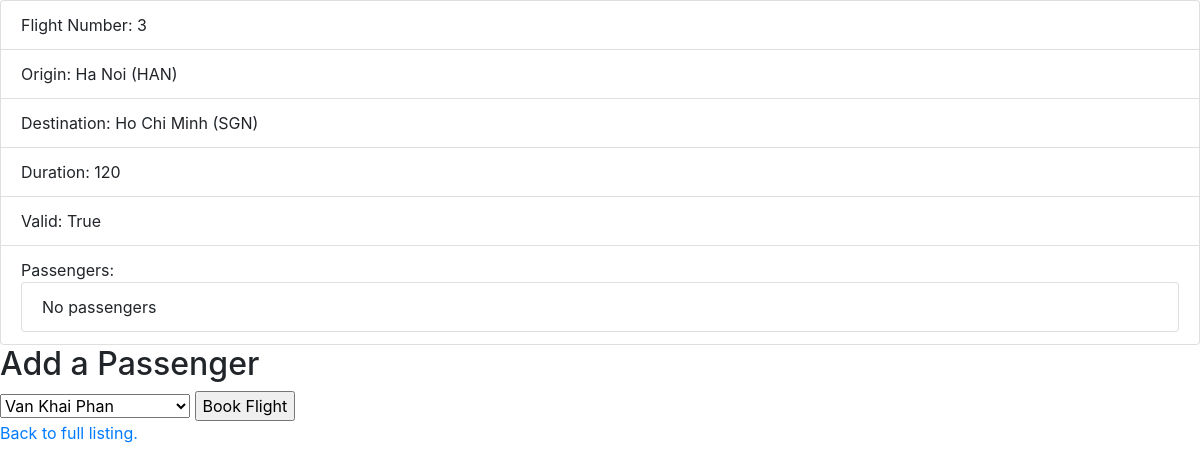
Page /3 on the committed database.
### flights/models.py (models this page shows, shortened)
class Flight(models.Model):
    origin = models.ForeignKey(Airport, on_delete=models.CASCADE, related_name="departures")
    destination = models.ForeignKey(Airport, on_delete=models.CASCADE, related_name="arrivals")
    duration = models.IntegerField()
    def is_valid_flight(self):
        return (self.origin != self.destination) and (self.duration >= 0)

class Airport(models.Model):
    code = models.CharField(max_length=3)
    city = models.CharField(max_length=64)
    def __str__(self):
        return f"{self.city} ({self.code})"

### flights/views.py (the view)
# urls.py: path("<int:flight_id>", views.flight, name="flight"),
def flight(request, flight_id):
    try:
        flight = Flight.objects.get(pk=flight_id)
    except Flight.DoesNotExist:
        raise Http404("Flight does not exist")
    context = {
        "flight": flight,
        "passengers": flight.passengers.all(),
        "non_passengers": Passenger.objects.exclude(flights=flight).all()
    }
    return render(request, "flights/flight.html", context)

### flights/models.py (called while the page is built)
    def __str__(self):
        return f"{self.first} {self.last}"

### flights/templates/flights/flight.html (shortened to what this page needs)
{% extends "flights/base.html" %}
{% block body %}
    <ul class="list-group">
        <li class="list-group-item">Flight Number: {{ flight.id }}</li>
        <li class="list-group-item">Origin: {{ flight.origin }}</li>
        <li class="list-group-item">Destination:  {{ flight.destination }}</li>
        <li class="list-group-item">Duration:  {{ flight.duration }}</li>
        <li class="list-group-item">Valid: {{ flight.is_valid_flight }}</li>
        <li class="list-group-item">
            Passengers:
            <ul class="list-group">
                {% for passenger in passengers %}
                    <li class="list-group-item">{{ passenger }}</li>
                {% empty %}
                    <li class="list-group-item">No passengers</li>
                {% endfor %}
            </ul>
        </li>
    </ul>
    {% if non_passengers %}
        <h2>Add a Passenger</h2>
        <form action="{% url 'book' flight.id %}" method="post">
            <select name="passenger">
                {% for passenger in non_passengers %}
                    <option value="{{ passenger.id }}">{{ passenger }}</option>
                {% endfor %}
            </select>
            <input type="submit" value="Book Flight" />
        </form>
    {% else %}
        <div>No passengers to add.</div>
    {% endif %}
    <a href="{% url 'index' %}">Back to full listing.</a>
{% endblock %}

### flights/static/flights/styles.css (style rules this page uses)
body { font-family: sans-serif; }

### rows in the picture
Flight: id "3", origin "Ha Noi (HAN)", destination "Ho Chi Minh (SGN)", duration "120", is_valid_flight "True"

### other values in the picture
form field passenger "Van Khai Phan"
